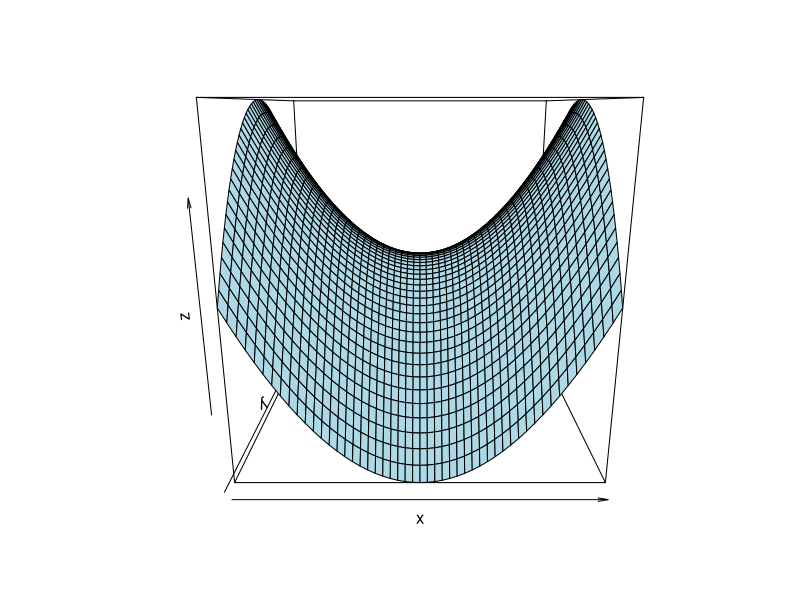
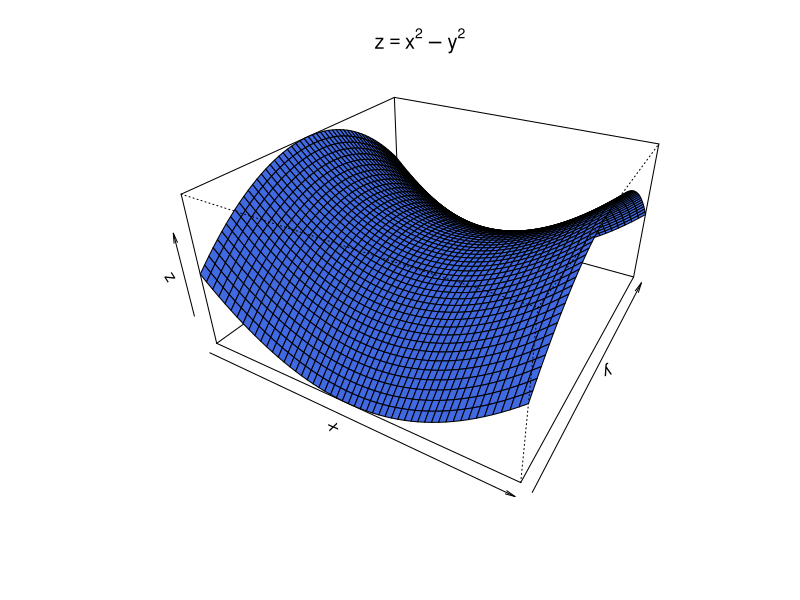
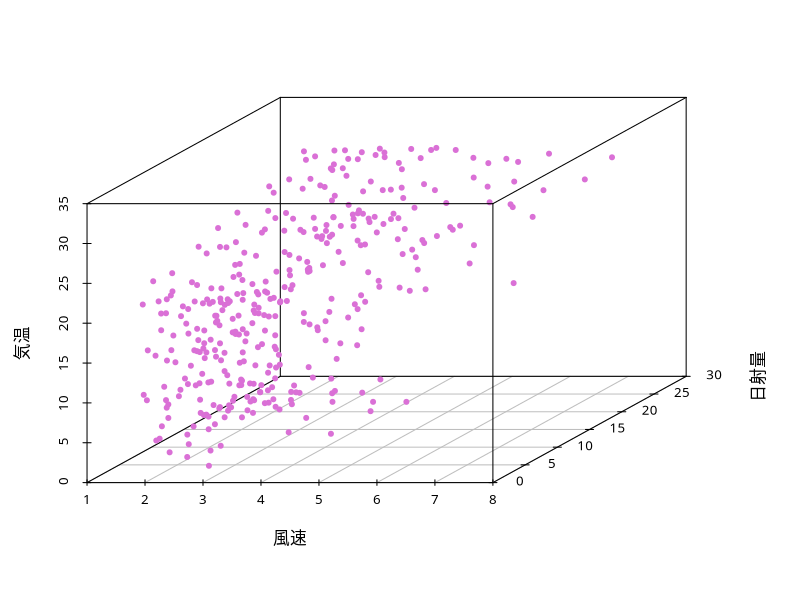

Recreate these plots in R, in order.
### 関数perspによる2変数関数の俯瞰図
f <- function(x,y) x^2 - y^2
x <- seq(-3, 3, length=51) # x座標の定義域の分割
y <- seq(-3, 3, length=51) # y座標の定義域の分割
z <- outer(x, y, f) # z座標の計算
### 基本的な俯瞰図
persp(x, y, z, col="lightblue")
### 俯瞰する向きを指定
persp(x, y, z, 
      theta=30, phi=30, expand=0.5, # 視点を設定
      col="royalblue", main=expression(z==x^2-y^2))
### 3次元散布図(パッケージscatterplot3dを利用)
## install.packages("scatterplot3d") # 初めて使う場合
library(scatterplot3d) # パッケージのロード
par(family="HiraginoSans-W4") 
myData <- subset(read.csv("data/tokyo_weather.csv",
                          fileEncoding="utf8"), 
                 select=c(風速,日射量,気温))
scatterplot3d(myData, pch=20, color="orchid")
## pch の指定については help(points) を参照
